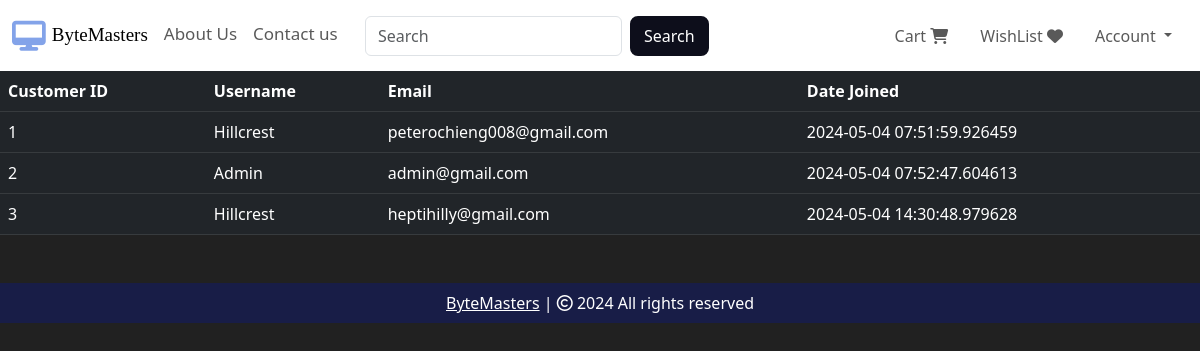
Page /customers (signed in) on the committed database.
### website/models.py (models this page shows, shortened)
class Customer(db.Model, UserMixin):
    id = db.Column(db.Integer, primary_key=True)
    email = db.Column(db.String(100), unique=True)
    username = db.Column(db.String(100))
    password_hash = db.Column(db.String(150))
    date_joined = db.Column(db.DateTime(), default=datetime.utcnow)
    cart_items = db.relationship('Cart', backref=db.backref('customer', lazy=True))
    orders = db.relationship('Order', backref=db.backref('customer', lazy=True))
    @property
    def password(self):
        raise AttributeError('Password is not a readable Attribute')

### website/admin.py (the view)
@admin.route('/customers')
@login_required
def display_customers():
    if current_user.id == 2:
        customers = Customer.query.all()
        return render_template('customers.html', customers=customers)
    return render_template('404.html')

### website/__init__.py (called while the page is built)
def create_app():
    app = Flask(__name__)
    app.config['SECRET_KEY'] = 'yfvryjhfbruifkhnrfnr'
    app.config['SQLALCHEMY_DATABASE_URI'] = f'sqlite:///{DB_NAME}'
    db.init_app(app)
    @app.errorhandler(404)
    def page_not_found(error):
        return render_template('404.html')
    login_manager = LoginManager()
    login_manager.login_view = 'auth.login'
    login_manager.init_app(app)
    @login_manager.user_loader
    def load_user(id):
        return Customer.query.get(int(id))
    from .views import views
    from .auth import auth
    from .admin import admin
    from .models import Cart , Customer , Product
    app.register_blueprint(views , url_prefix = '/')
    app.register_blueprint(admin , url_prefix = '/')
    app.register_blueprint(auth , url_prefix = '/')
    with app.app_context():
        create_database()
    return app

### website/templates/customers.html (shortened to what this page needs)
{% extends 'base.html' %}
{% block body %}
<table class="table table-dark table-hover">
    <thead>
        <tr>
            <th scope="col">Customer ID</th>
            <th scope="col">Username</th>
            <th scope="col">Email</th>
            <th scope="col">Date Joined</th>
        </tr>
    </thead>
    <tbody>
        {% for customer in customers %}
        <tr>
        <td>{{ customer.id }}</td>
        <td>{{ customer.username }}</td>
        <td>{{ customer.email }}</td>
        <td>{{ customer.date_joined }}</td>
        </tr>
        {% endfor %}
    </tbody>
</table>
{% endblock %}

### rows in the picture
Customer: id "1", username "Hillcrest", email "peterochieng008@gmail.com", date_joined "2024-05-04 07:51:59.926459"
Customer: id "2", username "Admin", email "admin@gmail.com", date_joined "2024-05-04 07:52:47.604613"
Customer: id "3", username "Hillcrest", email "heptihilly@gmail.com", date_joined "2024-05-04 14:30:48.979628"
